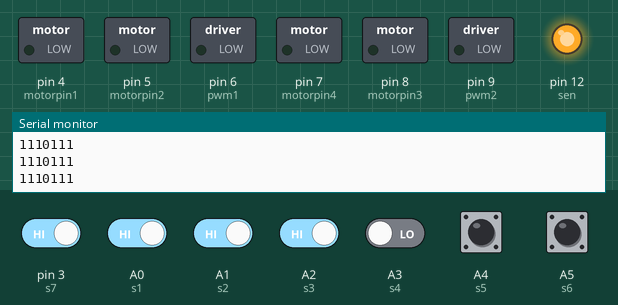
Recording of a sketch running on a simulated Arduino Uno, built with avr-gcc and run on an emulated ATmega328P. Shown: switched loads named in the sketch (green lamp = pin HIGH), output pins drawn as LEDs (lit = HIGH), the last lines printed to the serial monitor. The test bench sets the inputs (shaded band); at power-on: A0 (s1), A1 (s2), A2 (s3), A4 (s5), A5 (s6), pin 3 (s7) HIGH, A3 (s4) LOW.

Above: at 1.2 s.
1.3 s: A3 (s4) driven HIGH
At 2.7 s:
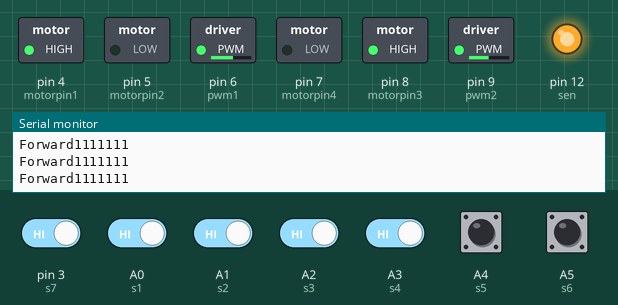
8.8 s: pin 3 (s7) driven LOW and A0 (s1) driven LOW and A1 (s2) driven LOW and A2 (s3) driven LOW and A3 (s4) driven LOW
At 10.0 s:
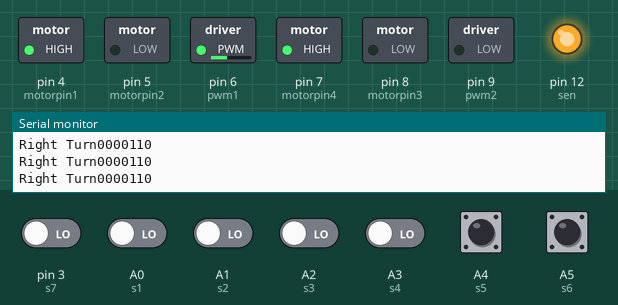
Timing chart, 0 to 11.8 s (numbered marks = the images above; inputs shaded):
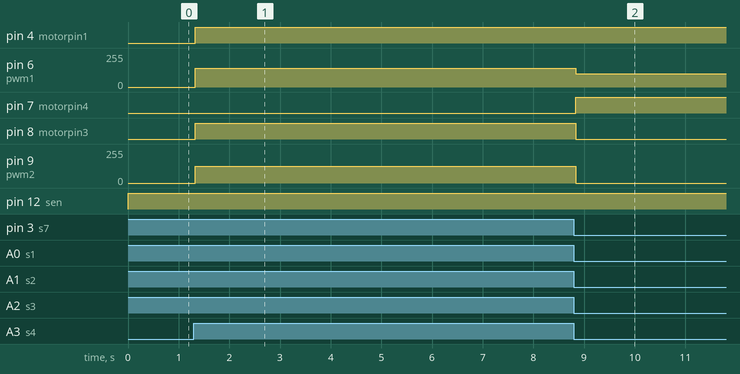

Measured:
- after the input at 1.3 s, pin 4 (motorpin1), pin 8 (motorpin3): LOW → HIGH at once; pin 6 (pwm1): 0/255 → 140/255 at once; pin 9 (pwm2): 0/255 → 125/255 at once
- after the input at 8.8 s, pin 6 (pwm1): 140/255 → 100/255 at once; pin 7 (motorpin4): LOW → HIGH at once; pin 8 (motorpin3): HIGH → LOW at once; pin 9 (pwm2): 125/255 → 0/255 at once

The sketch:

IR7_Hard_Code_blackline.ino
```cpp
int motorpin1 = 4;       //green
int motorpin2 = 5;      //blue                                      // LEFT motor pin and pwm
int pwm1 = 6;          // purple

int motorpin3 = 8;      //white
int motorpin4 = 7;      //gray
int pwm2 = 9;          //black                                     // RIGHT motor pin and pwm

int s1 = A0;
int s2 = A1;
int s3 = A2;
int s4 = A3;
int s5 = A4;
int s6 = A5;
int s7 = 3;
int sen= 12;   //brown


void setup() {

  Serial.begin(9600);

  pinMode(s1, INPUT);
  pinMode(s2, INPUT);
  pinMode(s3, INPUT);
  pinMode(s4, INPUT);
  pinMode(s5, INPUT);
  pinMode(s6, INPUT);
  pinMode(s7, INPUT);
  pinMode(sen, OUTPUT);

  pinMode(motorpin1, OUTPUT);
  pinMode(motorpin2, OUTPUT);
  pinMode(motorpin3, OUTPUT);
  pinMode(motorpin4, OUTPUT);
  pinMode(pwm1, OUTPUT);
  pinMode(pwm2, OUTPUT);
}


void loop() {
  analogWrite(sen, 255);

  int  a1, a2, a3, a4, a5, a6, a7;
  a1=digitalRead(s1);
  a2=digitalRead(s2);
  a3=digitalRead(s3);
  a4=digitalRead(s4);
  a5=digitalRead(s5);
  a6=digitalRead(s6);
  a7=digitalRead(s7);

  Serial.print(a1);
  Serial.print(a2);
  Serial.print(a3);
  Serial.print(a4);
  Serial.print(a5);
  Serial.print(a6);
  Serial.print(a7);
  Serial.println("   ");

//////////////////////////////BLACK LINE

  if((a1==0 && a2==0 && a3==0 && a4==1 && a5==0 && a6==0 && a7==0) ||

     (a1==0 && a2==0 && a3==1 && a4==1 && a5==1 && a6==0 && a7==0) ||
     (a1==1 && a2==1 && a3==1 && a4==1 && a5==1 && a6==1 && a7==1))
  {
    Serial.print("Forward");
    forward();
  }

  else if((a1==1 && a2==1 && a3==1 && a4==1 && a5==0 && a6==0 && a7==0) ||
     (a1==1 && a2==1 && a3==1 && a4==0 && a5==0 && a6==0 && a7==0) ||
     (a1==1 && a2==1 && a3==0 && a4==0 && a5==0 && a6==0 && a7==0) ||
     (a1==1 && a2==0 && a3==0 && a4==0 && a5==0 && a6==0 && a7==0) ||
     (a1==0 && a2==1 && a3==0 && a4==0 && a5==0 && a6==0 && a7==0) ||
     (a1==0 && a2==0 && a3==1 && a4==0 && a5==0 && a6==0 && a7==0) ||
     (a1==0 && a2==1 && a3==1 && a4==0 && a5==0 && a6==0 && a7==0) ||
     (a1==0 && a2==1 && a3==0 && a4==1 && a5==0 && a6==0 && a7==0) ||     // LEFT ANGULAR TURNS
     (a1==1 && a2==1 && a3==0 && a4==1 && a5==0 && a6==0 && a7==0) ||
     (a1==1 && a2==0 && a3==0 && a4==1 && a5==0 && a6==0 && a7==0) ||
     (a1==0 && a2==0 && a3==1 && a4==1 && a5==0 && a6==0 && a7==0) )

    {
    Serial.print("Left Turn");
    leftTurn();
  }


  else if((a1==0 && a2==0 && a3==0 && a4==1 && a5==1 && a6==1 && a7==1) ||
     (a1==0 && a2==0 && a3==0 && a4==0 && a5==1 && a6==1 && a7==1) ||
     (a1==0 && a2==0 && a3==0 && a4==0 && a5==0 && a6==1 && a7==1) ||
     (a1==0 && a2==0 && a3==0 && a4==0 && a5==0 && a6==0 && a7==1) ||
     (a1==0 && a2==0 && a3==0 && a4==0 && a5==0 && a6==1 && a7==0) ||
     (a1==0 && a2==0 && a3==0 && a4==0 && a5==1 && a6==0 && a7==0) ||
     (a1==0 && a2==0 && a3==0 && a4==0 && a5==1 && a6==1 && a7==0) ||
     (a1==0 && a2==0 && a3==0 && a4==1 && a5==0 && a6==1 && a7==0) ||     // RIGHT ANGULAR TURNS
     (a1==0 && a2==0 && a3==0 && a4==1 && a5==0 && a6==1 && a7==1) ||
     (a1==0 && a2==0 && a3==0 && a4==1 && a5==0 && a6==0 && a7==1) ||
     (a1==0 && a2==0 && a3==0 && a4==1 && a5==1 && a6==0 && a7==0))
  {
    Serial.print("Right Turn");
    rightTurn();
   }
//   else if(a1==0 && a2==0 && a3==0 && a4==0 && a5==0 && a6==0 && a7==0)
//   {
//    reverse();
//   }


}


//  //////////////////////////////WHITE LINE
//   if(
//   (a1==1 && a2==1 && a3==1 && a4==0 && a5==1 && a6==1 && a7==1) ||
//   (a1==1 && a2==1 && a3==0 && a4==0 && a5==1 && a6==1 && a7==1) ||
//   (a1==1 && a2==1 && a3==1 && a4==0 && a5==0 && a6==1 && a7==1) ||
//   (a1==1 && a2==1 && a3==0 && a4==0 && a5==0 && a6==1 && a7==1) ||
//   (a1==0 && a2==0 && a3==0 && a4==0 && a5==0 && a6==0 && a7==0))
//  {
//    Serial.print("Forward");
//    forward();
//  }
//
//  if((a1==0 && a2==0 && a3==0 && a4==0 && a5==1 && a6==1 && a7==1) ||
//     (a1==0 && a2==0 && a3==0 && a4==1 && a5==1 && a6==1 && a7==1) ||
//     (a1==0 && a2==0 && a3==1 && a4==1 && a5==1 && a6==1 && a7==1) ||
//     (a1==0 && a2==1 && a3==1 && a4==1 && a5==1 && a6==1 && a7==1) ||
//     (a1==1 && a2==0 && a3==1 && a4==1 && a5==1 && a6==1 && a7==1) ||
//     (a1==1 && a2==1 && a3==0 && a4==1 && a5==1 && a6==1 && a7==1) ||
//     (a1==1 && a2==0 && a3==0 && a4==1 && a5==1 && a6==1 && a7==1))
//  {
//    Serial.print("Left Turn");
//    leftTurn();
//  }
//
//  if((a1==1 && a2==1 && a3==1 && a4==0 && a5==0 && a6==0 && a7==0) ||
//     (a1==1 && a2==1 && a3==1 && a4==1 && a5==0 && a6==0 && a7==0) ||
//     (a1==1 && a2==1 && a3==1 && a4==1 && a5==1 && a6==0 && a7==0) ||
//     (a1==1 && a2==1 && a3==1 && a4==1 && a5==1 && a6==1 && a7==0) ||
//     (a1==1 && a2==1 && a3==1 && a4==1 && a5==1 && a6==0 && a7==1) ||
//     (a1==1 && a2==1 && a3==1 && a4==1 && a5==0 && a6==1 && a7==1) ||
//     (a1==1 && a2==1 && a3==1 && a4==1 && a5==0 && a6==0 && a7==1))
//  {
//    Serial.print("Right Turn");
//    rightTurn();
//   }
//
//  if((a1==1 && a2==1 && a3==1 && a4==1 && a5==1 && a6==1 && a7==1))
//  {
//    Serial.print("Reverse");
//    reverse();
//  }
//}


  //////////////////////////////////Adjust Directions

void forward() {
  digitalWrite(motorpin1, HIGH);
  digitalWrite(motorpin2, LOW);
  analogWrite(pwm1, 140);

  digitalWrite(motorpin3, HIGH);
  digitalWrite(motorpin4, LOW);
  analogWrite(pwm2, 125);
}

  void reverse() {
  digitalWrite(motorpin1, LOW);
  digitalWrite(motorpin2, HIGH);
  analogWrite(pwm1, 95);

  digitalWrite(motorpin3, LOW);
  digitalWrite(motorpin4, HIGH);
  analogWrite(pwm2, 95);
  }

void leftTurn() {
  digitalWrite(motorpin1, LOW);
  digitalWrite(motorpin2, HIGH);
  analogWrite(pwm1, 0);

  digitalWrite(motorpin3, HIGH);
  digitalWrite(motorpin4, LOW);
  analogWrite(pwm2, 100);
}


void rightTurn() {
  digitalWrite(motorpin1, HIGH);
  digitalWrite(motorpin2, LOW);
  analogWrite(pwm1, 100);

  digitalWrite(motorpin3, LOW);
  digitalWrite(motorpin4, HIGH);
  analogWrite(pwm2, 0);
}
```
